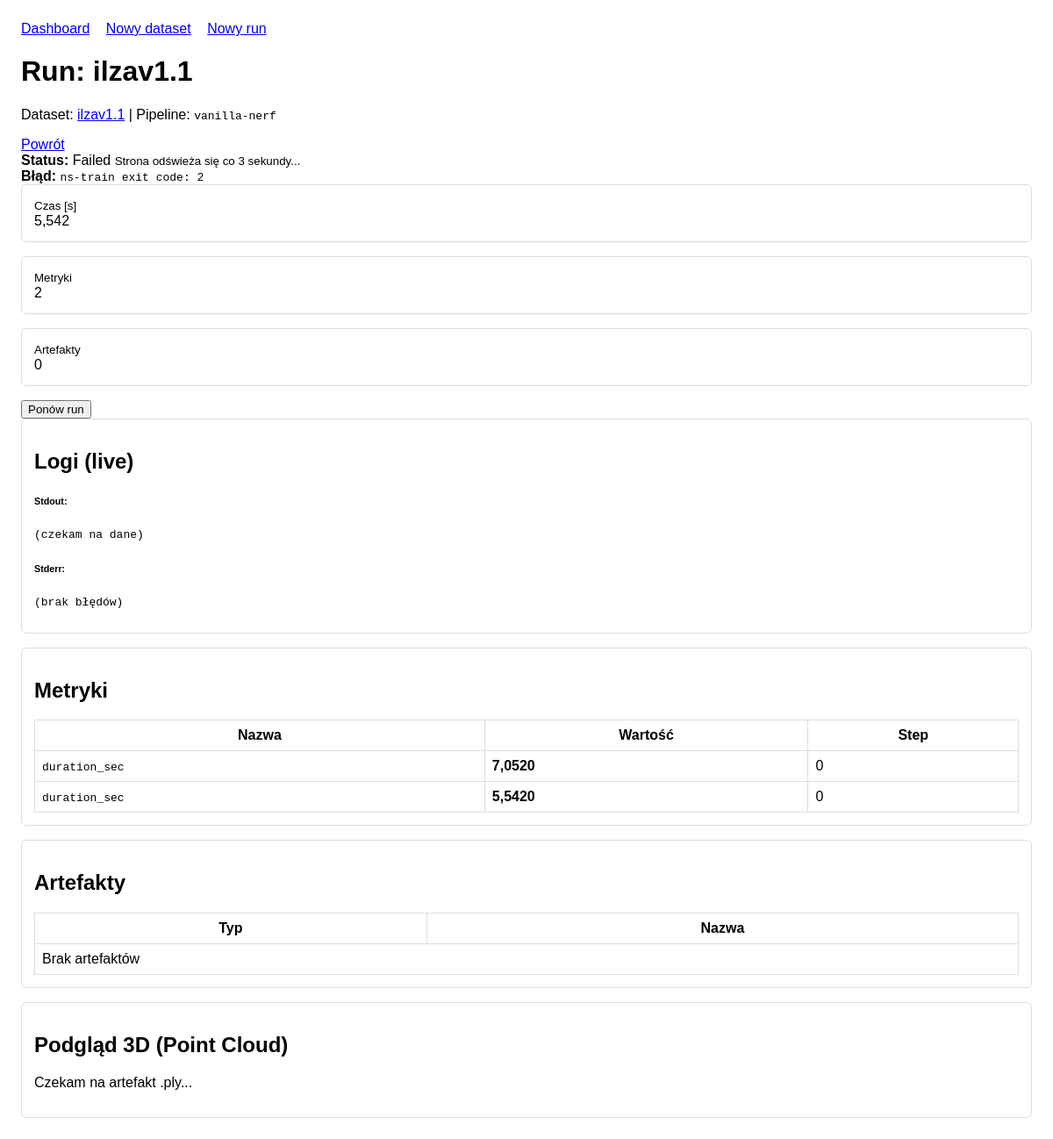
The page /runs/2/ on the database its author committed.
### experiments/models.py (models this page shows, shortened)
class ExperimentRun(models.Model):
    class PipelineType(models.TextChoices):
        VANILLA_NERF = "vanilla-nerf", "Vanilla NeRF"
        VANILLA_GS = "vanilla-gaussian-splatting", "Vanilla Gaussian Splatting"
    class Status(models.TextChoices):
        PENDING = "pending", "Pending"
        RUNNING = "running", "Running"
        SUCCESS = "success", "Success"
        FAILED = "failed", "Failed"
    name = models.CharField(max_length=128)
    dataset = models.ForeignKey(Dataset, on_delete=models.CASCADE, related_name="runs")
    pipeline_type = models.CharField(max_length=32, choices=PipelineType.choices)
    status = models.CharField(max_length=16, choices=Status.choices, default=Status.PENDING)
    command = models.TextField(blank=True)
    config_json = models.JSONField(default=dict, blank=True)
    output_dir = models.CharField(max_length=512, blank=True)
    stdout_log = models.TextField(blank=True)
    stderr_log = models.TextField(blank=True)
    error_message = models.TextField(blank=True)
    started_at = models.DateTimeField(null=True, blank=True)
    finished_at = models.DateTimeField(null=True, blank=True)
    created_at = models.DateTimeField(auto_now_add=True)
    class Meta:
        ordering = ["-created_at"]
    @property
    def duration_seconds(self) -> float | None:
        if not self.started_at or not self.finished_at:
            return None
        return round((self.finished_at - self.started_at).total_seconds(), 3)

class Dataset(models.Model):
    name = models.CharField(max_length=128, unique=True)
    description = models.TextField(blank=True)
    data_path = models.CharField(max_length=512)
    created_at = models.DateTimeField(auto_now_add=True)
    class Meta:
        ordering = ["-created_at"]

class Metric(models.Model):
    run = models.ForeignKey(ExperimentRun, on_delete=models.CASCADE, related_name="metrics")
    name = models.CharField(max_length=64)
    value = models.FloatField()
    step = models.PositiveIntegerField(default=0)
    created_at = models.DateTimeField(auto_now_add=True)
    class Meta:
        ordering = ["name", "step"]

### experiments/views.py (the view)
# urls.py: path("runs/<int:pk>/", views.run_detail, name="run_detail"),
def run_detail(request, pk: int):
    run = get_object_or_404(ExperimentRun.objects.select_related("dataset"), pk=pk)
    metrics = run.metrics.all()
    artifacts = run.artifacts.all()
    cloud = next((a for a in artifacts if Path(a.file_path).suffix.lower() in {".ply", ".splat"}), None)
    cloud_url = artifact_to_media_url(cloud) if cloud else ""
    return render(
        request,
        "experiments/run_detail.html",
        {
            "run": ExperimentRun.objects.select_related("dataset").get(pk=run.pk),
            "metrics": metrics,
            "artifacts": artifacts,
            "cloud_url": cloud_url,
        },
    )

### experiments/templates/experiments/run_detail.html (shortened to what this page needs)
{% extends 'experiments/base.html' %}
{% load static %}
{% block content %}
<div class="d-flex justify-content-between align-items-center mb-3 gap-2">
    <div>
        <h1 class="h3 mb-1">Run: {{ run.name }}</h1>
        <p class="text-muted mb-0">
            Dataset: <a href="{% url 'experiments:dataset_detail' run.dataset.pk %}">{{ run.dataset.name }}</a> |
            Pipeline: <code>{{ run.pipeline_type }}</code>
        </p>
    </div>
    <a href="{% url 'experiments:dashboard' %}" class="btn btn-outline-secondary btn-sm">Powrót</a>
</div>
<div class="alert alert-{% if run.status == 'success' %}success{% elif run.status == 'failed' %}danger{% elif run.status == 'running' or run.status == 'pending' %}warning{% else %}secondary{% endif %}">
    <strong>Status:</strong>
    <span id="run-status-badge" data-run-status="{{ run.status }}" class="badge bg-{% if run.status == 'running' or run.status == 'pending' %}warning{% elif run.status == 'success' %}success{% elif run.status == 'failed' %}danger{% else %}secondary{% endif %}">
        {{ run.get_status_display }}
    </span>
    <span id="run-status-spinner" class="{% if run.status != 'running' and run.status != 'pending' %}d-none{% endif %}">
        <small class="ms-2">Strona odświeża się co 3 sekundy...</small>
    </span>
    {% if run.status == 'failed' and run.error_message %}
        <div class="mt-2"><strong>Błąd:</strong> <code id="run-error-message">{{ run.error_message }}</code></div>
    {% endif %}
</div>
<div class="row mb-3">
    <div class="col-md-3">
        <div class="card bg-light">
            <div class="card-body">
                <small class="text-muted">Czas [s]</small>
                <div id="run-duration" class="h4 mb-0">{{ run.duration_seconds|default:'-' }}</div>
            </div>
        </div>
    </div>
    <div class="col-md-3">
        <div class="card bg-light">
            <div class="card-body">
                <small class="text-muted">Metryki</small>
                <div class="h4 mb-0">{{ metrics.count }}</div>
            </div>
        </div>
    </div>
    <div class="col-md-3">
        <div class="card bg-light">
            <div class="card-body">
                <small class="text-muted">Artefakty</small>
                <div class="h4 mb-0">{{ artifacts.count }}</div>
            </div>
        </div>
    </div>
    <div class="col-md-3">
        {% if run.status == 'pending' or run.status == 'failed' or run.status == 'success' %}
            <form method="post" action="{% url 'experiments:run_start' run.pk %}">
                {% if run.status == 'failed' %}
                    <button type="submit" class="btn btn-warning w-100">Ponów run</button>
                {% elif run.status == 'success' %}
                    <button type="submit" class="btn btn-outline-success w-100">Uruchom ponownie</button>
                {% else %}
                    <button type="submit" class="btn btn-success w-100">Uruchom pipeline</button>
                {% endif %}
            </form>
        {% endif %}
    </div>
</div>
<div class="card mb-3">
    <div class="card-header">
        <h2 class="h5 mb-0">Logi (live)</h2>
    </div>
    <div class="card-body">
        <div class="mb-3">
            <h6>Stdout:</h6>
            <pre id="stdout-log" class="bg-dark text-light p-2 rounded" style="max-height: 300px; overflow-y: auto;">{{ run.stdout_log|default:'(czekam na dane)' }}</pre>
        </div>
        <div>
            <h6>Stderr:</h6>
            <pre id="stderr-log" class="bg-danger text-light p-2 rounded" style="max-height: 300px; overflow-y: auto;">{{ run.stderr_log|default:'(brak błędów)' }}</pre>
        </div>
    </div>
</div>
<div class="row">
    <div class="col-md-6">
        <div class="card">
            <div class="card-header">
                <h2 class="h5 mb-0">Metryki</h2>
            </div>
            <div class="table-responsive">
                <table class="table table-sm mb-0">
                    <thead class="table-light">
                        <tr><th>Nazwa</th><th>Wartość</th><th>Step</th></tr>
                    </thead>
                    <tbody>
                    {% for metric in metrics %}
                        <tr>
                            <td><code>{{ metric.name }}</code></td>
                            <td><strong>{{ metric.value|floatformat:4 }}</strong></td>
                            <td>{{ metric.step }}</td>
                        </tr>
                    {% empty %}
                        <tr><td colspan="3" class="text-center text-muted">Brak metryk</td></tr>
                    {% endfor %}
                    </tbody>
                </table>
            </div>
        </div>
    </div>
    <div class="col-md-6">
        <div class="card">
            <div class="card-header">
                <h2 class="h5 mb-0">Artefakty</h2>
            </div>
            <div class="table-responsive">
                <table class="table table-sm mb-0">
                    <thead class="table-light">
                        <tr><th>Typ</th><th>Nazwa</th></tr>
                    </thead>
                    <tbody>
                    {% for artifact in artifacts %}
                        <tr>
                            <td><span class="badge bg-info">{{ artifact.get_artifact_type_display }}</span></td>
                            <td><small>{{ artifact.label|default:'-' }}</small></td>
                        </tr>
                    {% empty %}
                        <tr><td colspan="2" class="text-center text-muted">Brak artefaktów</td></tr>
                    {% endfor %}
                    </tbody>
                </table>
            </div>
        </div>
    </div>
</div>
<div class="card mt-3">
    <div class="card-header">
        <h2 class="h5 mb-0">Podgląd 3D (Point Cloud)</h2>
    </div>
    <div class="card-body">
        <div id="viewer-panel" data-has-initial-cloud="{% if cloud_url %}1{% else %}0{% endif %}">
            {% if cloud_url %}
                <div id="viewer" data-point-cloud-url="{{ cloud_url }}" style="width:100%; height:400px;"></div>
            {% else %}
                <p class="text-muted mb-0">Czekam na artefakt .ply...</p>
            {% endif %}
        </div>
    </div>
</div>
{% endblock %}

### experiments/templates/experiments/base.html (style rules this page uses)
body { font-family: Arial, sans-serif; margin: 24px; }
table { border-collapse: collapse; width: 100%; margin-top: 16px; }
th, td { border: 1px solid #ddd; padding: 8px; }
.card { border: 1px solid #ddd; padding: 14px; margin-bottom: 16px; border-radius: 6px; }

### rows shown on the page
ExperimentRun: name "ilzav1.1", dataset.name "ilzav1.1", pipeline_type "vanilla-nerf", status "Failed", error_message "ns-train exit code: 2", duration_seconds "5,542", count "2", stdout_log "(czekam na dane)", stderr_log "(brak błędów)"
Metric: name "duration_sec", value "7,0520", step "0"
Metric: name "duration_sec", value "5,5420", step "0"

### other values the page prints
{{ artifacts.count }} "0"
